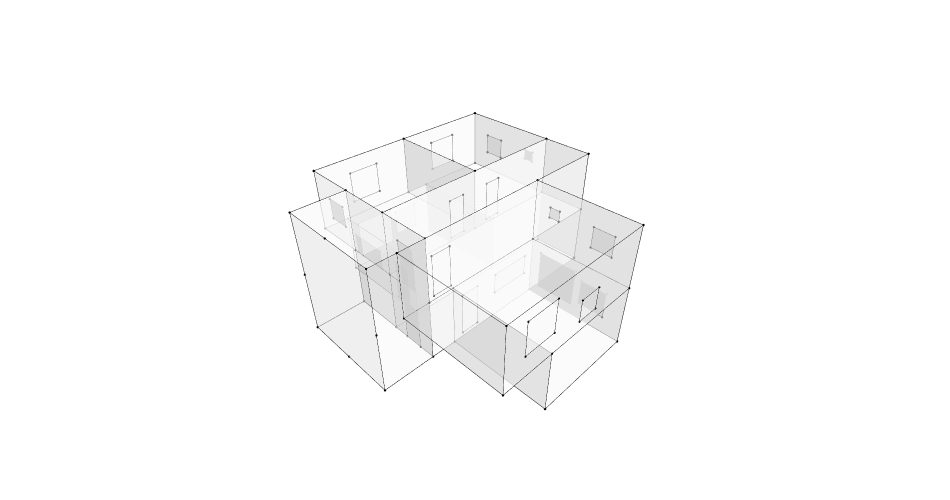

Notebook cell for this chart:
### Markdown cell above
## 4. Import the OBJ files, Check them and Show them

### Code cell
# Import all OBJ files
Residential1 = Topology.ByOBJPath(r"C:\Users\Win11\GraphML_RaniaChihaoui\assets\obj\R1.obj")
Residential2_01 = Topology.ByOBJPath(r"C:\Users\Win11\GraphML_RaniaChihaoui\assets\obj\R2_01.obj")
Residential2_02 = Topology.ByOBJPath(r"C:\Users\Win11\GraphML_RaniaChihaoui\assets\obj\R2_02.obj")
Workshop_01 = Topology.ByOBJPath(r"C:\Users\Win11\GraphML_RaniaChihaoui\assets\obj\WO_01.obj")
Workshop_02 = Topology.ByOBJPath(r"C:\Users\Win11\GraphML_RaniaChihaoui\assets\obj\WO_02.obj")
Horizontal_Circularion_gf = Topology.ByOBJPath(r"C:\Users\Win11\GraphML_RaniaChihaoui\assets\obj\HC_gf.obj")
Horizontal_Circularion_fx = Topology.ByOBJPath(r"C:\Users\Win11\GraphML_RaniaChihaoui\assets\obj\HC_fx.obj")
Vertical_Circularion = Topology.ByOBJPath(r"C:\Users\Win11\GraphML_RaniaChihaoui\assets\obj\VC.obj")
Vertical_Circularion_Doors = Topology.ByOBJPath(r"C:\Users\Win11\GraphML_RaniaChihaoui\assets\obj\VC_Doors.obj")
Residential1_Door = Topology.ByOBJPath(r"C:\Users\Win11\GraphML_RaniaChihaoui\assets\obj\R1_Door.obj")
Residential2_01_Door = Topology.ByOBJPath(r"C:\Users\Win11\GraphML_RaniaChihaoui\assets\obj\R2_01_Door.obj")
Residential2_02_Door = Topology.ByOBJPath(r"C:\Users\Win11\GraphML_RaniaChihaoui\assets\obj\R2_02_Door.obj")
Workshop_01_Door = Topology.ByOBJPath(r"C:\Users\Win11\GraphML_RaniaChihaoui\assets\obj\WO_01_Door.obj")
Workshop_02_Door = Topology.ByOBJPath(r"C:\Users\Win11\GraphML_RaniaChihaoui\assets\obj\WO_02_Door.obj")
Residential1_Windows = Topology.ByOBJPath(r"C:\Users\Win11\GraphML_RaniaChihaoui\assets\obj\R1_Windows.obj")
Residential2_01_Windows = Topology.ByOBJPath(r"C:\Users\Win11\GraphML_RaniaChihaoui\assets\obj\R2_01_Windows.obj")
Residential2_02_Windows = Topology.ByOBJPath(r"C:\Users\Win11\GraphML_RaniaChihaoui\assets\obj\R2_02_Windows.obj")
Workshop_01_Windows = Topology.ByOBJPath(r"C:\Users\Win11\GraphML_RaniaChihaoui\assets\obj\WO_01_Windows.obj")
Workshop_02_Windows = Topology.ByOBJPath(r"C:\Users\Win11\GraphML_RaniaChihaoui\assets\obj\WO_02_Windows.obj")

# Check all OBJ files
print("Residential1", Residential1)
print("Residential2_01", Residential2_01)
print("Residential2_02", Residential2_02)
print("Workshop_01", Workshop_01)
print("Workshop_02", Workshop_02)
print("Horizontal_Circularion_gf", Horizontal_Circularion_gf)
print("Horizontal_Circularion_fx", Horizontal_Circularion_fx)
print("Vertical_Circularion", Vertical_Circularion)
print("Residential1_Door", Residential1_Door)
print("Residential2_01_Door", Residential2_01_Door)
print("Residential2_02_Door", Residential2_02_Door)
print("Workshop_01_Door", Workshop_01_Door)
print("Workshop_02_Door", Workshop_02_Door)
print("Residential1_Windows", Residential1_Windows)
print("Residential2_01_Windows", Residential2_01_Windows)
print("Residential2_02_Windows", Residential2_02_Windows)
print("Workshop_01_Windows", Workshop_01_Windows)
print("Workshop_02_Windows", Workshop_02_Windows)

# Combine the OIBJ files into 3 clusters: one for the building, one for the doors and one for the windows
combined_Agg = []
combined_Agg.extend(Residential1)
combined_Agg.extend(Residential2_01)
combined_Agg.extend(Residential2_02)
combined_Agg.extend(Workshop_01)
combined_Agg.extend(Workshop_02)
combined_Agg.extend(Horizontal_Circularion_gf)
combined_Agg.extend(Horizontal_Circularion_fx)
combined_Agg.extend(Vertical_Circularion)

combined_Doors = []
combined_Doors.extend(Residential1_Door)
combined_Doors.extend(Residential2_01_Door)
combined_Doors.extend(Residential2_02_Door)   
combined_Doors.extend(Workshop_01_Door)
combined_Doors.extend(Workshop_02_Door)
combined_Doors.extend(Vertical_Circularion_Doors)

combined_Windows = []
combined_Windows.extend(Residential1_Windows)
combined_Windows.extend(Residential2_01_Windows)
combined_Windows.extend(Residential2_02_Windows)
combined_Windows.extend(Workshop_01_Windows)
combined_Windows.extend(Workshop_02_Windows)

#build the clusters and analyze them
building = Cluster.ByTopologies(combined_Agg)
Doors = Cluster.ByTopologies(combined_Doors)
Windows = Cluster.ByTopologies(combined_Windows)

print("building", building)
print("Doors", Doors)
print("Windows", Windows)
print(Topology.Analyze(building))
print(Topology.Analyze(Doors))
print(Topology.Analyze(Windows))

# Display the building, doors and windows

Topology.Show(building, Doors, Windows, renderer="vscode")

### Figure 1 — Plotly figure (JSON) as saved in the notebook; plotly's stock layout.template omitted (floating-point values rounded to 4 significant figures; data arrays with more than 128 entries replaced by an {"elided": "..."} marker saying what was removed)
{"data": [{"customdata": {"elided": "208 str values"}, "hoverinfo": "text", "hovertemplate": {"elided": "208 str values"}, "hovertext": {"elided": "208 str values"}, "legendgroup": "1", "legendrank": 1, "marker": {"color": {"elided": "208 str values"}, "line": {"width": 0}, "opacity": 1, "size": {"elided": "208 float values"}, "sizemode": "diameter", "symbol": "circle"}, "mode": "markers", "name": "1: Untitled (Vertices)", "showlegend": false, "text": {"elided": "208 str values"}, "type": "scatter3d", "x": {"elided": "208 float values"}, "y": {"elided": "208 float values"}, "z": {"elided": "208 float values"}}, {"hoverinfo": "text", "legendgroup": "2", "legendrank": 2, "line": {"color": "black", "dash": "solid", "width": 1}, "marker": {"size": 0}, "mode": "lines", "name": "1: Untitled (Edges)", "showlegend": false, "text": "", "type": "scatter3d", "x": {"elided": "624 float values"}, "y": {"elided": "624 float values"}, "z": {"elided": "624 float values"}}, {"cmax": 1, "cmin": 0, "color": "#FAFAFA", "colorscale": [[0, "#440154"], [0.1111, "#482878"], [0.2222, "#3e4989"], [0.3333, "#31688e"], [0.4444, "#26828e"], [0.5556, "#1f9e89"], [0.6667, "#35b779"], [0.7778, "#6ece58"], [0.8889, "#b5de2b"], [1, "#fde725"]], "flatshading": true, "hoverinfo": "text", "hovertext": "", "i": [0, 0, 4, 4, 3, 3, 7, 2, 7, 7, 1, 4, 8, 8, 12, 12, 11, 11, 10, 10, 15, 15, 12, 12, 16, 16, 13, 13, 17, 17, 11, 11, 14, 14, 13, 13, 20, 20, 24, 24, 23, 23, 22, 22, 27, 27, 24, 24, 28, 28, 32, 32, 29, 29, 35, 35, 32, 32, 30, 30, 10, 10, 38, 38, 10, 10, 37, 37, 40, 40, 41, 41, 15, 15, 17, 17, 15, 15, 43, 43, 37, 37, 36, 36, 44, 47, 47, 49, 49, 51, 36, 36, 41, 41, 52, 36, 36, 19, 19, 42, 52, 52, 54, 54, 49, 49, 50, 50, 19, 19, 54, 54], "j": [1, 2, 5, 6, 6, 5, 6, 7, 2, 1, 0, 1, 9, 10, 13, 14, 14, 13, 15, 14, 10, 9, 9, 8, 8, 11, 18, 19, 19, 18, 14, 19, 11, 8, 8, 16, 21, 22, 25, 26, 26, 25, 27, 26, 22, 21, 21, 20, 29, 31, 33, 34, 35, 34, 29, 31, 31, 28, 34, 33, 17, 36, 39, 40, 39, 38, 40, 39, 37, 36, 36, 17, 19, 42, 10, 37, 10, 17, 37, 10, 43, 42, 42, 19, 45, 48, 45, 44, 47, 47, 42, 48, 47, 36, 38, 41, 38, 52, 36, 36, 53, 50, 44, 52, 38, 41, 53, 38, 45, 48, 46, 45], "k": [2, 3, 6, 7, 5, 0, 3, 3, 1, 4, 5, 5, 10, 11, 14, 15, 13, 8, 14, 11, 9, 12, 8, 13, 11, 17, 19, 14, 18, 16, 19, 17, 8, 13, 16, 18, 22, 23, 26, 27, 25, 20, 26, 23, 21, 24, 20, 25, 30, 29, 34, 35, 34, 30, 31, 32, 28, 33, 33, 28, 36, 37, 40, 41, 38, 17, 39, 10, 36, 41, 17, 38, 42, 43, 37, 36, 17, 19, 10, 15, 42, 36, 19, 17, 46, 45, 44, 50, 44, 49, 48, 47, 51, 47, 53, 38, 52, 54, 52, 19, 50, 44, 46, 44, 41, 51, 38, 49, 48, 42, 45, 19], "legendgroup": "3", "legendrank": 3, "lighting": {"facenormalsepsilon": 0}, "name": "1: Untitled (Faces)", "opacity": 0.5, "showlegend": false, "showscale": false, "text": "", "type": "mesh3d", "x": [-2.5, 5.0, 5.0, -2.5, 5.0, -2.5, -2.5, 5.0, 3.75, 8.75, 8.75, 3.75, 8.75, 3.75, 3.75, 8.75, -1.25, -1.25, -1.25, -1.25, 1.3e-05, 5.0, 5.0, 1.3e-05, 5.0, 1.3e-05, 1.3e-05, 5.0, 0, 5, 0, 5, 5, 0, 0, 5, -1.25, 8.75, -1.25, 8.75, 8.75, -1.25, -1.25, 8.75, -3.75, -3.75, -3.75, -3.75, -3.75, -3.75, -3.75, -3.75, -1.25, -1.25, -1.25], "y": [8e-06, 8e-06, -5.0, -5.0, 8e-06, 8e-06, -5.0, -5.0, 7.5, 7.5, 2.5, 2.5, 7.5, 7.5, 2.5, 2.5, 7.5, 2.5, 7.5, 2.5, 7.5, 7.5, 2.5, 2.5, 7.5, 7.5, 2.5, 2.5, 0, -5, -5, 0, 0, 0, -5, -5, 8e-06, 8e-06, 2.5, 2.5, 8e-06, 8e-06, 8e-06, 8e-06, 5.0, 2.5, 5.0, 8e-06, 8e-06, 2.5, 5.0, 8e-06, 5.0, 5.0, 5.0], "z": [3.2, 3.2, 3.2, 3.2, 6.2, 6.2, 6.2, 6.2, 3.2, 3.2, 3.2, 3.2, 6.2, 6.2, 6.2, 6.2, 3.2, 3.2, 6.2, 6.2, 0.2, 0.2, 0.2, 0.2, 3.2, 3.2, 3.2, 3.2, 0.2, 0.2, 0.2, 0.2, 3.2, 3.2, 3.2, 3.2, 3.2, 3.2, 0.2, 0.2, 0.2, 0.2, 6.2, 6.2, 3.2, 6.2, 6.2, 3.2, 6.2, 0.2, 0.2, 0.2, 3.2, 0.2, 6.2]}, {"customdata": ["", "", "", "", "", "", "", "", "", "", "", "", "", "", "", "", "", "", "", "", "", "", "", "", "", "", "", ""], "hoverinfo": "text", "hovertemplate": ["Click ", "Click ", "Click ", "Click ", "Click ", "Click ", "Click ", "Click ", "Click ", "Click ", "Click ", "Click ", "Click ", "Click ", "Click ", "Click ", "Click ", "Click ", "Click ", "Click ", "Click ", "Click ", "Click ", "Click ", "Click ", "Click ", "Click ", "Click "], "hovertext": ["", "", "", "", "", "", "", "", "", "", "", "", "", "", "", "", "", "", "", "", "", "", "", "", "", "", "", ""], "legendgroup": "5", "legendrank": 5, "marker": {"color": ["#000000", "#000000", "#000000", "#000000", "#000000", "#000000", "#000000", "#000000", "#000000", "#000000", "#000000", "#000000", "#000000", "#000000", "#000000", "#000000", "#000000", "#000000", "#000000", "#000000", "#000000", "#000000", "#000000", "#000000", "#000000", "#000000", "#000000", "#000000"], "line": {"width": 0}, "opacity": 1, "size": [2.8, 2.8, 2.8, 2.8, 2.8, 2.8, 2.8, 2.8, 2.8, 2.8, 2.8, 2.8, 2.8, 2.8, 2.8, 2.8, 2.8, 2.8, 2.8, 2.8, 2.8, 2.8, 2.8, 2.8, 2.8, 2.8, 2.8, 2.8], "sizemode": "diameter", "symbol": "circle"}, "mode": "markers", "name": "2: Untitled (Vertices)", "showlegend": false, "text": ["", "", "", "", "", "", "", "", "", "", "", "", "", "", "", "", "", "", "", "", "", "", "", "", "", "", "", ""], "type": "scatter3d", "x": [-0.09999, -0.09999, -1.0, -1.0, 5.29, 4.49, 4.49, 5.29, 2.21, 2.21, 3.01, 3.01, 1.3e-05, 1.3e-05, 1.3e-05, 1.3e-05, 0.5, 1.4, 1.4, 0.5, -1.25, -1.25, -1.25, -1.25, -1.25, -1.25, -1.25, -1.25], "y": [8e-06, 8e-06, 8e-06, 8e-06, 2.5, 2.5, 2.5, 2.5, 2.5, 2.5, 2.5, 2.5, 3.0, 3.9, 3.9, 3.0, 0, 0, 0, 0, 0.8, 1.7, 1.7, 0.8, 0.8, 1.7, 1.7, 0.8], "z": [5.3, 3.4, 3.4, 5.3, 5.3, 5.3, 3.4, 3.4, 5.3, 3.4, 3.4, 5.3, 2.5, 2.5, 0.4, 0.4, 2.5, 2.5, 0.4, 0.4, 2.3, 2.3, 0.2, 0.2, 5.3, 5.3, 3.2, 3.2]}, {"hoverinfo": "text", "legendgroup": "6", "legendrank": 6, "line": {"color": "black", "dash": "solid", "width": 1}, "marker": {"size": 0}, "mode": "lines", "name": "2: Untitled (Edges)", "showlegend": false, "text": "", "type": "scatter3d", "x": [-0.09999, -0.09999, null, -0.09999, -1.0, null, -1.0, -1.0, null, -1.0, -0.09999, null, 5.29, 4.49, null, 4.49, 4.49, null, 4.49, 5.29, null, 5.29, 5.29, null, 2.21, 2.21, null, 2.21, 3.01, null, 3.01, 3.01, null, 3.01, 2.21, null, 1.3e-05, 1.3e-05, null, 1.3e-05, 1.3e-05, null, 1.3e-05, 1.3e-05, null, 1.3e-05, 1.3e-05, null, 0.5, 1.4, null, 1.4, 1.4, null, 1.4, 0.5, null, 0.5, 0.5, null, -1.25, -1.25, null, -1.25, -1.25, null, -1.25, -1.25, null, -1.25, -1.25, null, -1.25, -1.25, null, -1.25, -1.25, null, -1.25, -1.25, null, -1.25, -1.25, null], "y": [8e-06, 8e-06, null, 8e-06, 8e-06, null, 8e-06, 8e-06, null, 8e-06, 8e-06, null, 2.5, 2.5, null, 2.5, 2.5, null, 2.5, 2.5, null, 2.5, 2.5, null, 2.5, 2.5, null, 2.5, 2.5, null, 2.5, 2.5, null, 2.5, 2.5, null, 3.0, 3.9, null, 3.9, 3.9, null, 3.9, 3.0, null, 3.0, 3.0, null, 0, 0, null, 0, 0, null, 0, 0, null, 0, 0, null, 0.8, 1.7, null, 1.7, 1.7, null, 1.7, 0.8, null, 0.8, 0.8, null, 0.8, 1.7, null, 1.7, 1.7, null, 1.7, 0.8, null, 0.8, 0.8, null], "z": [5.3, 3.4, null, 3.4, 3.4, null, 3.4, 5.3, null, 5.3, 5.3, null, 5.3, 5.3, null, 5.3, 3.4, null, 3.4, 3.4, null, 3.4, 5.3, null, 5.3, 3.4, null, 3.4, 3.4, null, 3.4, 5.3, null, 5.3, 5.3, null, 2.5, 2.5, null, 2.5, 0.4, null, 0.4, 0.4, null, 0.4, 2.5, null, 2.5, 2.5, null, 2.5, 0.4, null, 0.4, 0.4, null, 0.4, 2.5, null, 2.3, 2.3, null, 2.3, 0.2, null, 0.2, 0.2, null, 0.2, 2.3, null, 5.3, 5.3, null, 5.3, 3.2, null, 3.2, 3.2, null, 3.2, 5.3, null]}, {"cmax": 1, "cmin": 0, "color": "#FAFAFA", "colorscale": [[0, "#440154"], [0.1111, "#482878"], [0.2222, "#3e4989"], [0.3333, "#31688e"], [0.4444, "#26828e"], [0.5556, "#1f9e89"], [0.6667, "#35b779"], [0.7778, "#6ece58"], [0.8889, "#b5de2b"], [1, "#fde725"]], "flatshading": true, "hoverinfo": "text", "hovertext": "", "i": [0, 0, 4, 4, 8, 8, 12, 12, 16, 16, 20, 20, 24, 24], "j": [1, 2, 5, 6, 9, 11, 13, 14, 17, 18, 21, 22, 25, 26], "k": [2, 3, 6, 7, 10, 9, 14, 15, 18, 19, 22, 23, 26, 27], "legendgroup": "7", "legendrank": 7, "lighting": {"facenormalsepsilon": 0}, "name": "2: Untitled (Faces)", "opacity": 0.5, "showlegend": false, "showscale": false, "text": "", "type": "mesh3d", "x": [-0.09999, -0.09999, -1.0, -1.0, 5.29, 5.29, 4.49, 4.49, 3.01, 2.21, 2.21, 3.01, 1.3e-05, 1.3e-05, 1.3e-05, 1.3e-05, 1.4, 1.4, 0.5, 0.5, -1.25, -1.25, -1.25, -1.25, -1.25, -1.25, -1.25, -1.25], "y": [8e-06, 8e-06, 8e-06, 8e-06, 2.5, 2.5, 2.5, 2.5, 2.5, 2.5, 2.5, 2.5, 3.0, 3.0, 3.9, 3.9, 0, 0, 0, 0, 0.8, 0.8, 1.7, 1.7, 0.8, 0.8, 1.7, 1.7], "z": [5.3, 3.4, 3.4, 5.3, 3.4, 5.3, 5.3, 3.4, 3.4, 5.3, 3.4, 5.3, 0.4, 2.5, 2.5, 0.4, 2.5, 0.4, 0.4, 2.5, 0.2, 2.3, 2.3, 0.2, 3.2, 5.3, 5.3, 3.2]}, {"customdata": ["", "", "", "", "", "", "", "", "", "", "", "", "", "", "", "", "", "", "", "", "", "", "", "", "", "", "", "", "", "", "", "", "", "", "", "", "", "", "", "", "", "", "", "", "", "", "", "", "", "", "", "", "", "", "", "", "", "", "", ""], "hoverinfo": "text", "hovertemplate": ["Click ", "Click ", "Click ", "Click ", "Click ", "Click ", "Click ", "Click ", "Click ", "Click ", "Click ", "Click ", "Click ", "Click ", "Click ", "Click ", "Click ", "Click ", "Click ", "Click ", "Click ", "Click ", "Click ", "Click ", "Click ", "Click ", "Click ", "Click ", "Click ", "Click ", "Click ", "Click ", "Click ", "Click ", "Click ", "Click ", "Click ", "Click ", "Click ", "Click ", "Click ", "Click ", "Click ", "Click ", "Click ", "Click ", "Click ", "Click ", "Click ", "Click ", "Click ", "Click ", "Click ", "Click ", "Click ", "Click ", "Click ", "Click ", "Click ", "Click "], "hovertext": ["", "", "", "", "", "", "", "", "", "", "", "", "", "", "", "", "", "", "", "", "", "", "", "", "", "", "", "", "", "", "", "", "", "", "", "", "", "", "", "", "", "", "", "", "", "", "", "", "", "", "", "", "", "", "", "", "", "", "", ""], "legendgroup": "9", "legendrank": 9, "marker": {"color": ["#000000", "#000000", "#000000", "#000000", "#000000", "#000000", "#000000", "#000000", "#000000", "#000000", "#000000", "#000000", "#000000", "#000000", "#000000", "#000000", "#000000", "#000000", "#000000", "#000000", "#000000", "#000000", "#000000", "#000000", "#000000", "#000000", "#000000", "#000000", "#000000", "#000000", "#000000", "#000000", "#000000", "#000000", "#000000", "#000000", "#000000", "#000000", "#000000", "#000000", "#000000", "#000000", "#000000", "#000000", "#000000", "#000000", "#000000", "#000000", "#000000", "#000000", "#000000", "#000000", "#000000", "#000000", "#000000", "#000000", "#000000", "#000000", "#000000", "#000000"], "line": {"width": 0}, "opacity": 1, "size": [2.8, 2.8, 2.8, 2.8, 2.8, 2.8, 2.8, 2.8, 2.8, 2.8, 2.8, 2.8, 2.8, 2.8, 2.8, 2.8, 2.8, 2.8, 2.8, 2.8, 2.8, 2.8, 2.8, 2.8, 2.8, 2.8, 2.8, 2.8, 2.8, 2.8, 2.8, 2.8, 2.8, 2.8, 2.8, 2.8, 2.8, 2.8, 2.8, 2.8, 2.8, 2.8, 2.8, 2.8, 2.8, 2.8, 2.8, 2.8, 2.8, 2.8, 2.8, 2.8, 2.8, 2.8, 2.8, 2.8, 2.8, 2.8, 2.8, 2.8], "sizemode": "diameter", "symbol": "circle"}, "mode": "markers", "name": "3: Untitled (Vertices)", "showlegend": false, "text": ["", "", "", "", "", "", "", "", "", "", "", "", "", "", "", "", "", "", "", "", "", "", "", "", "", "", "", "", "", "", "", "", "", "", "", "", "", "", "", "", "", "", "", "", "", "", "", "", "", "", "", "", "", "", "", "", "", "", "", ""], "type": "scatter3d", "x": [5.0, 5.0, 5.0, 5.0, 5.0, 5.0, 5.0, 5.0, 1.5, 1.5, 2.5, 2.5, -1.5, -1.5, 1.1e-05, 1.1e-05, 8.75, 8.75, 8.75, 8.75, 8.75, 8.75, 8.75, 8.75, 5.5, 7.0, 7.0, 5.5, 2.0, 2.0, 0.5, 0.5, -1.25, -1.25, -1.25, -1.25, 1.3e-05, 1.3e-05, 1.3e-05, 1.3e-05, 2.798, 4.098, 4.098, 2.798, 0.5174, 2.467, 2.467, 0.5174, 2.5, 4.5, 4.5, 2.5, 5, 5, 5, 5, 5, 5, 5, 5], "y": [-1.3, -1.3, -0.8, -0.8, -4, -4, -3.0, -3.0, -5.0, -5.0, -5.0, -5.0, -5.0, -5.0, -5.0, -5.0, 3.8, 3.3, 3.3, 3.8, 6.5, 5.5, 5.5, 6.5, 7.5, 7.5, 7.5, 7.5, 7.5, 7.5, 7.5, 7.5, 5.5, 6.5, 6.5, 5.5, 5.0, 7.0, 7.0, 5.0, 7.5, 7.5, 7.5, 7.5, 7.5, 7.5, 7.5, 7.5, 0, 0, 0, 0, -0.5174, -2.467, -2.467, -0.5174, -2.798, -4.098, -4.098, -2.798], "z": [5.2, 4.7, 4.7, 5.2, 5.2, 4.2, 4.2, 5.2, 4.7, 3.7, 3.7, 4.7, 5.7, 4.2, 4.2, 5.7, 5.2, 5.2, 4.7, 4.7, 5.2, 5.2, 4.2, 4.2, 5.45, 5.45, 3.95, 3.95, 5.45, 3.95, 3.95, 5.45, 5.2, 5.2, 4.2, 4.2, 2.5, 2.5, 1.495, 1.495, 2.334, 2.334, 1.034, 1.034, 2.659, 2.659, 0.7164, 0.7164, 2.5, 2.5, 1.495, 1.495, 2.659, 2.659, 0.7164, 0.7164, 2.334, 2.334, 1.034, 1.034]}, {"hoverinfo": "text", "legendgroup": "10", "legendrank": 10, "line": {"color": "black", "dash": "solid", "width": 1}, "marker": {"size": 0}, "mode": "lines", "name": "3: Untitled (Edges)", "showlegend": false, "text": "", "type": "scatter3d", "x": {"elided": "180 float values"}, "y": {"elided": "180 float values"}, "z": {"elided": "180 float values"}}, {"cmax": 1, "cmin": 0, "color": "#FAFAFA", "colorscale": [[0, "#440154"], [0.1111, "#482878"], [0.2222, "#3e4989"], [0.3333, "#31688e"], [0.4444, "#26828e"], [0.5556, "#1f9e89"], [0.6667, "#35b779"], [0.7778, "#6ece58"], [0.8889, "#b5de2b"], [1, "#fde725"]], "flatshading": true, "hoverinfo": "text", "hovertext": "", "i": [0, 0, 4, 4, 8, 8, 12, 12, 16, 16, 20, 20, 24, 24, 28, 28, 32, 32, 36, 36, 40, 40, 44, 44, 48, 48, 52, 52, 56, 56], "j": [1, 2, 5, 6, 9, 11, 13, 15, 17, 18, 21, 22, 25, 26, 29, 30, 33, 34, 37, 38, 41, 42, 45, 46, 49, 50, 53, 54, 57, 58], "k": [2, 3, 6, 7, 10, 9, 14, 13, 18, 19, 22, 23, 26, 27, 30, 31, 34, 35, 38, 39, 42, 43, 46, 47, 50, 51, 54, 55, 58, 59], "legendgroup": "11", "legendrank": 11, "lighting": {"facenormalsepsilon": 0}, "name": "3: Untitled (Faces)", "opacity": 0.5, "showlegend": false, "showscale": false, "text": "", "type": "mesh3d", "x": [5.0, 5.0, 5.0, 5.0, 5.0, 5.0, 5.0, 5.0, 2.5, 1.5, 1.5, 2.5, 1.1e-05, -1.5, -1.5, 1.1e-05, 8.75, 8.75, 8.75, 8.75, 8.75, 8.75, 8.75, 8.75, 7.0, 7.0, 5.5, 5.5, 2.0, 2.0, 0.5, 0.5, -1.25, -1.25, -1.25, -1.25, 1.3e-05, 1.3e-05, 1.3e-05, 1.3e-05, 4.098, 4.098, 2.798, 2.798, 2.467, 2.467, 0.5174, 0.5174, 4.5, 4.5, 2.5, 2.5, 5, 5, 5, 5, 5, 5, 5, 5], "y": [-1.3, -1.3, -0.8, -0.8, -4, -4, -3.0, -3.0, -5.0, -5.0, -5.0, -5.0, -5.0, -5.0, -5.0, -5.0, 3.3, 3.3, 3.8, 3.8, 5.5, 5.5, 6.5, 6.5, 7.5, 7.5, 7.5, 7.5, 7.5, 7.5, 7.5, 7.5, 5.5, 5.5, 6.5, 6.5, 5.0, 5.0, 7.0, 7.0, 7.5, 7.5, 7.5, 7.5, 7.5, 7.5, 7.5, 7.5, 0, 0, 0, 0, -2.467, -2.467, -0.5174, -0.5174, -4.098, -4.098, -2.798, -2.798], "z": [5.2, 4.7, 4.7, 5.2, 5.2, 4.2, 4.2, 5.2, 3.7, 4.7, 3.7, 4.7, 4.2, 5.7, 4.2, 5.7, 5.2, 4.7, 4.7, 5.2, 5.2, 4.2, 4.2, 5.2, 5.45, 3.95, 3.95, 5.45, 5.45, 3.95, 3.95, 5.45, 4.2, 5.2, 5.2, 4.2, 1.495, 2.5, 2.5, 1.495, 2.334, 1.034, 1.034, 2.334, 2.659, 0.7164, 0.7164, 2.659, 2.5, 1.495, 1.495, 2.5, 2.659, 0.7164, 0.7164, 2.659, 2.334, 1.034, 1.034, 2.334]}], "layout": {"autosize": true, "height": 500, "margin": {"b": 40, "l": 40, "r": 40, "t": 40}, "paper_bgcolor": "RGBA(0,0,0,0)", "plot_bgcolor": "RGBA(0,0,0,0)", "scene": {"aspectmode": "data", "camera": {"center": {"x": 0, "y": 0, "z": 0}, "eye": {"x": -1.25, "y": -1.25, "z": 1.25}, "projection": {"type": "perspective"}, "up": {"x": 0, "y": 0, "z": 1}}, "xaxis": {"visible": false}, "yaxis": {"visible": false}, "zaxis": {"visible": false}}, "showlegend": true, "width": 950, "xaxis": {"showgrid": false, "visible": false, "zeroline": false}, "yaxis": {"showgrid": false, "visible": false, "zeroline": false}}}
